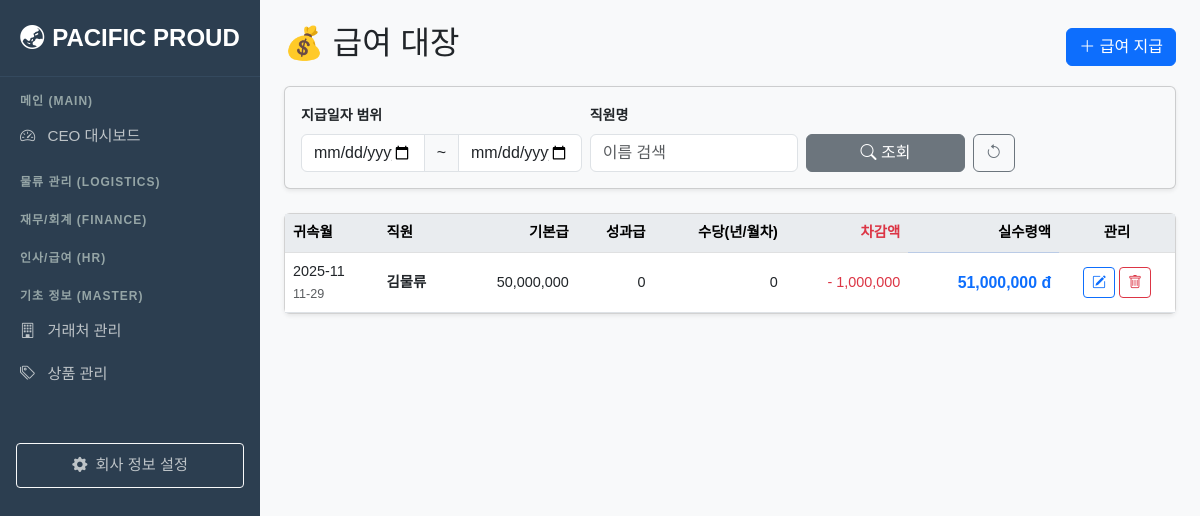
/payrolls/, run on the app's committed database.
### fulfillment/models.py (models this page shows, shortened)
class Payroll(models.Model):
    employee = models.ForeignKey(Employee, on_delete=models.PROTECT, verbose_name="직원")
    payment_date = models.DateField(default=timezone.now, verbose_name="지급일")
    month_label = models.CharField(max_length=20, verbose_name="귀속월")
    base_pay = models.DecimalField(max_digits=12, decimal_places=0, verbose_name="기본급")
    bonus = models.DecimalField(max_digits=12, decimal_places=0, default=0, verbose_name="성과급")
    leave_pay = models.DecimalField(max_digits=12, decimal_places=0, default=0, verbose_name="수당(년/월차)")
    deduction = models.DecimalField(max_digits=12, decimal_places=0, default=0, verbose_name="차감액(세금/보험)")
    total_amount = models.DecimalField(max_digits=12, decimal_places=0, default=0, verbose_name="실수령액")
    related_expense = models.OneToOneField('Expense', on_delete=models.SET_NULL, null=True, blank=True, editable=False)

class Employee(models.Model):
    name = models.CharField(max_length=50, verbose_name="성명")
    position = models.CharField(max_length=50, verbose_name="직급")
    department = models.CharField(max_length=50, verbose_name="부서", default="물류팀")
    join_date = models.DateField(verbose_name="입사일")
    resignation_date = models.DateField(verbose_name="퇴사일", null=True, blank=True)
    base_salary = models.DecimalField(max_digits=12, decimal_places=0, verbose_name="기본급 (VND)")
    is_active = models.BooleanField(default=True, verbose_name="재직 여부")
    def __str__(self):
        return f"{self.name} ({self.position})"

### fulfillment/views.py (the view)
# urls.py: path('payrolls/', views.payroll_list, name='payroll_list'),
def payroll_list(request):
    payrolls = Payroll.objects.select_related('employee').order_by('-payment_date')
    start_date = request.GET.get('start_date')
    end_date = request.GET.get('end_date')
    emp_name = request.GET.get('emp_name')
    if start_date:
        payrolls = payrolls.filter(payment_date__gte=start_date)
    if end_date:
        payrolls = payrolls.filter(payment_date__lte=end_date)
    if emp_name:
        payrolls = payrolls.filter(employee__name__icontains=emp_name)
    form = PayrollForm(initial={'month_label': timezone.now().strftime('%Y-%m')})
    return render(request, 'fulfillment/payroll_list.html', {
        'payrolls': payrolls,
        'form': form
    })

### fulfillment/forms.py
class PayrollForm(forms.ModelForm):
    class Meta:
        model = Payroll
        fields = ['payment_date', 'month_label', 'employee', 'base_pay', 'bonus', 'leave_pay', 'deduction']
        widgets = {
            'payment_date': forms.DateInput(attrs={'type': 'date', 'class': 'form-control'}),
            'month_label': forms.TextInput(attrs={'class': 'form-control'}),
            'employee': forms.Select(attrs={'class': 'form-select'}),
            'base_pay': forms.NumberInput(attrs={'class': 'form-control'}),
            'bonus': forms.NumberInput(attrs={'class': 'form-control'}),
            'leave_pay': forms.NumberInput(attrs={'class': 'form-control'}),
            'deduction': forms.NumberInput(attrs={'class': 'form-control'}),
        }

### templates/fulfillment/payroll_list.html (shortened to what this page needs)
{% extends 'base.html' %}
{% load humanize %}
{% block content %}
<div class="d-flex justify-content-between align-items-center mb-3">
    <h2>💰 급여 대장</h2>
    <button class="btn btn-primary" data-bs-toggle="modal" data-bs-target="#addModal">
        <i class="bi bi-plus-lg"></i> 급여 지급
    </button>
</div>
<div class="card shadow-sm mb-4 bg-light">
    <div class="card-body py-3">
        <form method="get" class="row g-2 align-items-end">
            <div class="col-md-4">
                <label class="form-label fw-bold small">지급일자 범위</label>
                <div class="input-group">
                    <input type="date" name="start_date" class="form-control" value="{{ request.GET.start_date }}">
                    <span class="input-group-text">~</span>
                    <input type="date" name="end_date" class="form-control" value="{{ request.GET.end_date }}">
                </div>
            </div>
            <div class="col-md-3">
                <label class="form-label fw-bold small">직원명</label>
                <input type="text" name="emp_name" class="form-control" value="{{ request.GET.emp_name }}" placeholder="이름 검색">
            </div>
            <div class="col-md-3 d-flex gap-2">
                <button type="submit" class="btn btn-secondary flex-fill">
                    <i class="bi bi-search"></i> 조회
                </button>
                <a href="{% url 'fulfillment:payroll_list' %}" class="btn btn-outline-secondary">
                    <i class="bi bi-arrow-counterclockwise"></i>
                </a>
            </div>
        </form>
    </div>
</div>
<div class="card shadow-sm mt-3">
    <table class="table table-hover align-middle mb-0" style="font-size: 0.9rem;">
        <thead class="table-light">
            <tr><th>귀속월</th><th>직원</th><th class="text-end">기본급</th><th class="text-end">성과급</th><th class="text-end">수당(년/월차)</th><th class="text-end text-danger">차감액</th><th class="text-end table-primary">실수령액</th><th class="text-center">관리</th></tr>
        </thead>
        <tbody>
            {% for pay in payrolls %}
            <tr>
                <td>{{ pay.month_label }}<br><small class="text-muted">{{ pay.payment_date|date:"m-d" }}</small></td>
                <td class="fw-bold">{{ pay.employee.name }}</td>
                <td class="text-end">{{ pay.base_pay|intcomma }}</td>
                <td class="text-end">{{ pay.bonus|intcomma }}</td>
                <td class="text-end">{{ pay.leave_pay|intcomma }}</td>
                <td class="text-end text-danger">- {{ pay.deduction|intcomma }}</td>
                <td class="text-end fw-bold text-primary" style="font-size: 1.1em;">{{ pay.total_amount|intcomma }} đ</td>
                <td class="text-center">
                    <a href="{% url 'fulfillment:payroll_update' pay.id %}" class="btn btn-sm btn-outline-primary"><i class="bi bi-pencil-square"></i></a>
                    <a href="{% url 'fulfillment:payroll_delete' pay.id %}" class="btn btn-sm btn-outline-danger"><i class="bi bi-trash"></i></a>
                </td>
            </tr>
            {% endfor %}
        </tbody>
    </table>
</div>
{% endblock %}

### templates/base.html (style rules this page uses)
body { font-family: 'Malgun Gothic', sans-serif; background-color: #f8f9fa; }
.table thead th { position: sticky; top: 0; z-index: 2; background-color: #e9ecef; box-shadow: 0 2px 2px -1px rgba(0, 0, 0, 0.1); border-top: none; }

### data on the page
Payroll: month_label "2025-11", payment_date "11-29", employee.name "김물류", base_pay "50,000,000", bonus "0", leave_pay "0", deduction "1,000,000", total_amount "51,000,000"
